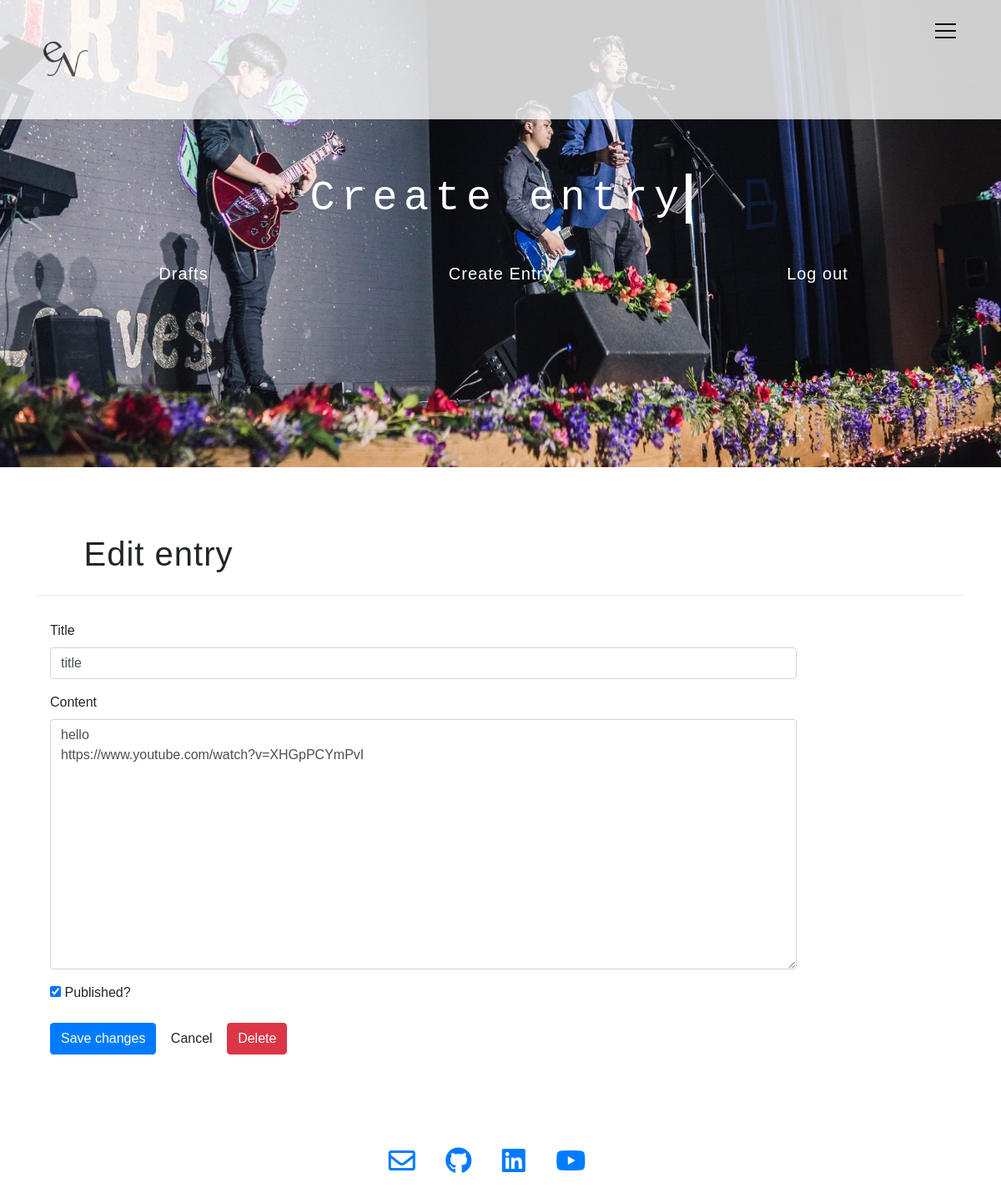
The app's page /blog/title/edit/ (signed in) with its own data.
### eureyuri.py (models this page shows, shortened)
class Entry(flask_db.Model):
    title = CharField()
    slug = CharField(unique=True)
    content = TextField()
    published = BooleanField(index=True)
    timestamp = DateTimeField(default=datetime.datetime.now, index=True)

### eureyuri.py (the view)
@app.route('/blog/<slug>/edit/', methods=['GET', 'POST'])
@login_required
def edit(slug):
    entry = get_object_or_404(Entry, Entry.slug == slug)
    return _create_or_edit(entry, 'edit.html')

### eureyuri.py (called while the page is built, shortened)
def login_required(fn):
    @functools.wraps(fn)
    def inner(*args, **kwargs):
        if session.get('logged_in'):
            return fn(*args, **kwargs)
        return redirect(url_for('login', next=request.path))
    return inner

def _create_or_edit(entry, template):
    return render_template(template, entry=entry)

### templates/edit.html (shortened to what this page needs)
{% extends "create.html" %}
{% block content_title %}Edit entry{% endblock %}
{% block form_action %}{{ url_for('edit', slug=entry.slug) }}{% endblock %}
{% block save_button %}Save changes{% endblock %}
{% block delete_button %}<button class="btn btn-danger" type="submit">Delete</button>{% endblock %}

### templates/create.html (shortened to what this page needs)
{% extends "base.html" %}
{% block head %}Create entry{% endblock %}
{% block content %}
  <form action="{% block form_action %}{{ url_for('create') }}{% endblock %}" class="form-horizontal" method="post">
    <div class="form-group">
      <label for="title" class="col-sm-2 control-label">Title</label>
      <div class="col-sm-10">
        <input class="form-control" id="title" name="title" type="text" value="{{ entry.title }}">
      </div>
    </div>
    <div class="form-group">
      <label for="Content" class="col-sm-2 control-label">Content</label>
      <div class="col-sm-10">
        <textarea class="form-control" id="content" name="content" style="height: 300px;">{{ entry.content }}</textarea>
      </div>
    </div>
    <div class="form-group">
      <div class="col-sm-offset-2 col-sm-10">
        <div class="checkbox">
          <label>
            <input name="published" type="checkbox" value="y"{% if entry.published %} checked="checked"{% endif %}> Published?
          </label>
        </div>
      </div>
    </div>
    <div class="form-group">
      <div class="col-sm-offset-2 col-sm-10">
        <button class="btn btn-primary" type="submit">{% block save_button %}Create{% endblock %}</button>
        <a class="btn btn-default" href="{{ url_for('index') }}">Cancel</a>
        {% block delete_button %}{% endblock %}
      </div>
    </div>
  </form>
{% endblock %}

### static/css/navbar.css (style rules this page uses)
html, body { font-family: 'Montserrat', sans-serif; width: 100%; height: 100%; overflow-x: hidden; }

### static/css/secondaryPages.css (style rules this page uses)
body { scroll-behavior: smooth; }

### records on screen
Entry: title "title", content "hello https://www.youtube.com/watch?v=XHGpPCYmPvI", published "☑"
